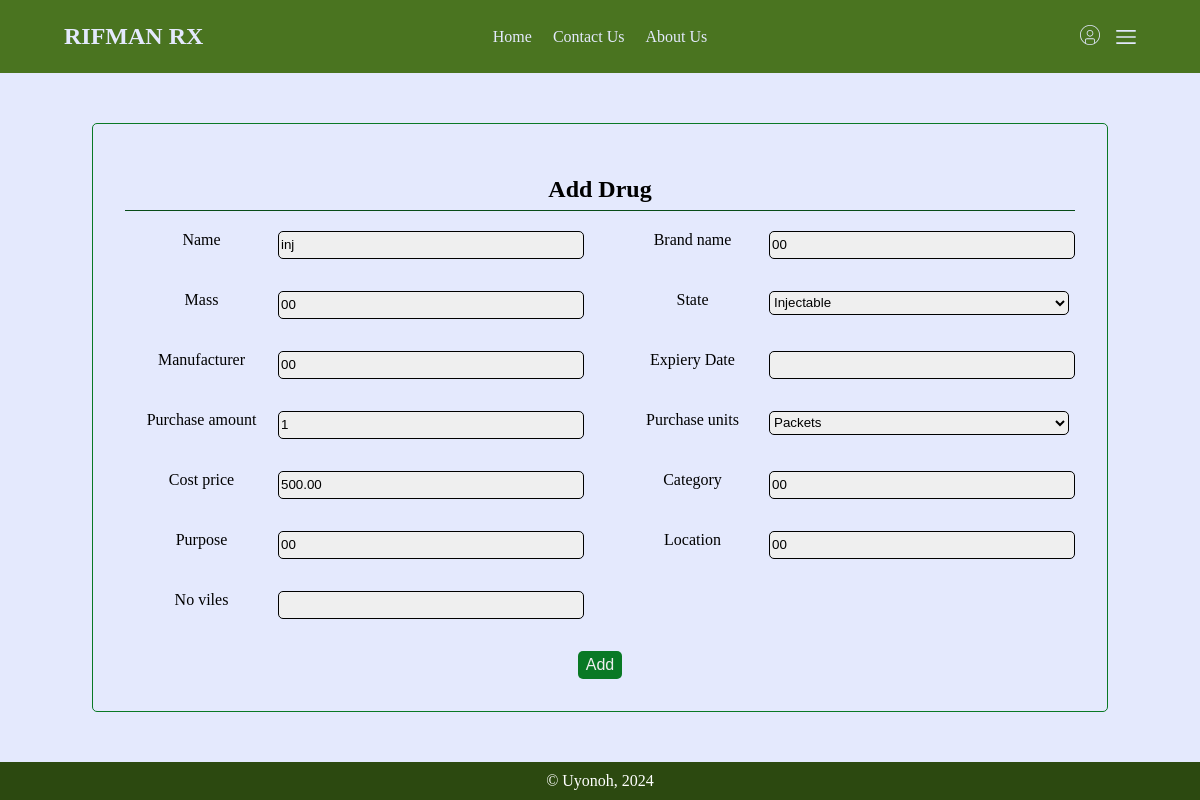
Page /drugs/restock/6 on the earlier database version.
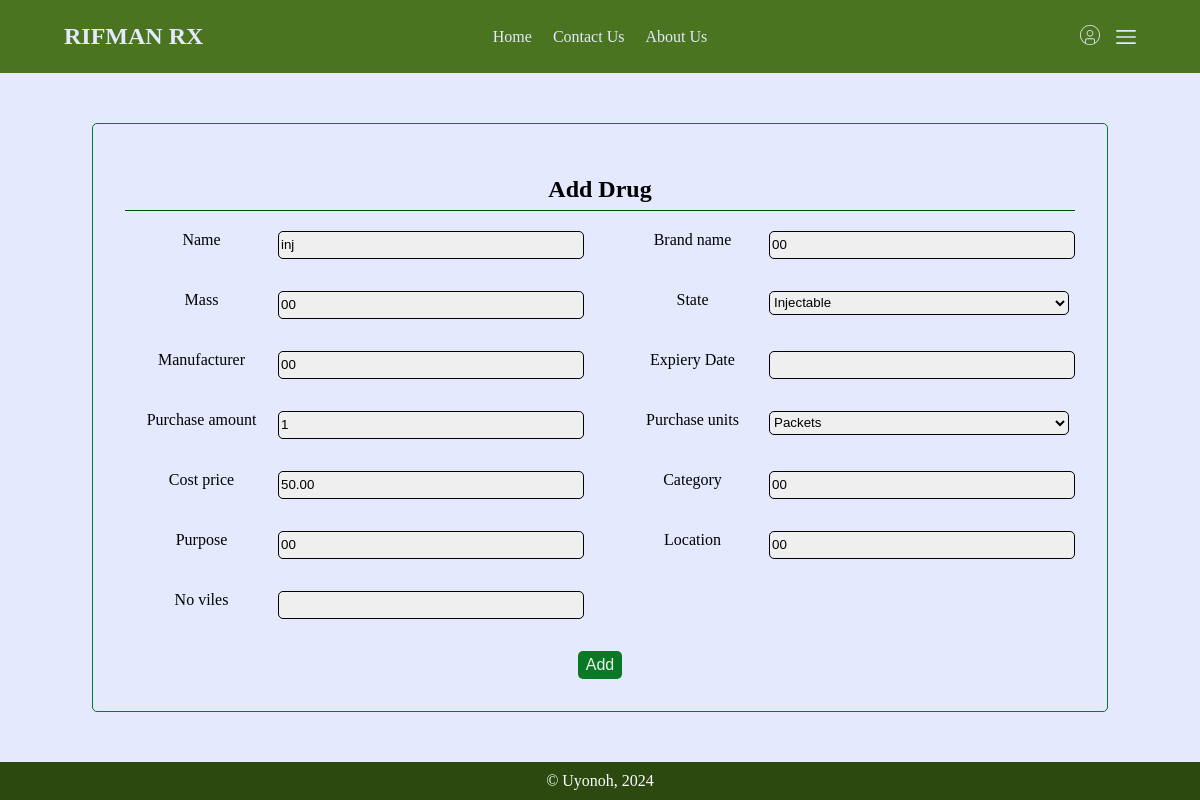
Same page on the later database version.
### drugs/models.py (models this page shows, shortened)
class Drug(models.Model):
    name = models.CharField(max_length=30)
    brand_name = models.CharField(max_length=30)
    mass = models.CharField(max_length=10)
    state = models.CharField(max_length=10, choices=state_choices, default="Tablet")
    manufacturer = models.CharField(max_length=30)
    exp_date = models.DateField("Expiery Date")
    stock_amount = models.IntegerField(null=True)
    purchase_amount = models.IntegerField()
    purchase_units = models.CharField(max_length=30, choices=unit_choices, default="Unit")
    price = models.DecimalField(max_digits=10, decimal_places=2)
    cost_price = models.DecimalField(max_digits=10, decimal_places=2)
    category = models.CharField(max_length=30)
    purpose = models.CharField(max_length=30)
    location = models.CharField(max_length=30)
    day_added = models.DateField(null=False, default=str(tz.now().date()))
    @property
    def Tablet(self) -> models.Model:
        """ Gets the tablet assossiated with the drug

        There should only be one"""
        if self.state == "Tab":
            return self.tablet_set.all()[0]
        return False

### drugs/views.py (the view)
# urls.py: path("restock/<int:pk>", restock, name="restock"),
def restock(request, pk):
    queryset = Drug.objects.filter(pk=pk)
    form = DrugForm()
    form.populate(queryset)
    return render(request, "drugs/add-drug.html", {"form": form})

### drugs/forms.py
class DrugForm(forms.ModelForm):
    def __init__(self,*args, **kwargs) -> None:
        super().__init__(*args, **kwargs)
        for visible_field in self.visible_fields():
            visible_field.field.widget.attrs["class"] = "field"
        self.fields["cd_tab"].widget.attrs["class"] += " tab"
        self.fields["no_packs"].widget.attrs["class"] += " tab"
        self.fields["no_bottles"].widget.attrs["class"] += " sus"
        self.fields["no_viles"].widget.attrs["class"] += " inj"
    def populate(self, drug_set: models.QuerySet) -> forms.ModelForm:
        drug_dict = drug_set.values()[0]
        for field, value in drug_dict.items():
            if not field in self.Meta.exclude and field != "exp_date":
                self.fields[field].initial = value
    cd_tab = forms.CharField(max_length=30, required=False)
    no_packs = forms.IntegerField(required=False)
    no_bottles = forms.IntegerField(required=False)
    no_viles = forms.IntegerField(required=False)
    class Meta:
        model = Drug
        exclude = ["id", "stock_amount", "price", "day_added", "oos"]

### drugs/templates/drugs/add-drug.html (shortened to what this page needs)
{% extends "main/base.html" %}
{% load static %}
{% block styles %}
    <link rel="stylesheet" href="{% static 'main/css/forms.css' %}">
{% endblock %}
{% block content %}
<section class="container flex-c text-center">
    <form class="add" action="{% url 'drugs:add' %}" method="post">
        <h1>Add Drug</h1>
        <div class="form-holder grid-2 django-form">
            {% for field in form %}
            <div class="{{field.field.widget.attrs.class}}">
                <label for="{{field.auto_id}}"> {{field.label}} </label>
                {{field}}
            </div>
            {% endfor %}
        </div>
        <button class="round pointer" type="submit">Add</button>
    </form>
</section>
{% endblock %}

Differences in the rows shown:
changed Drug "inj": cost_price "500.00" → "50.00"
